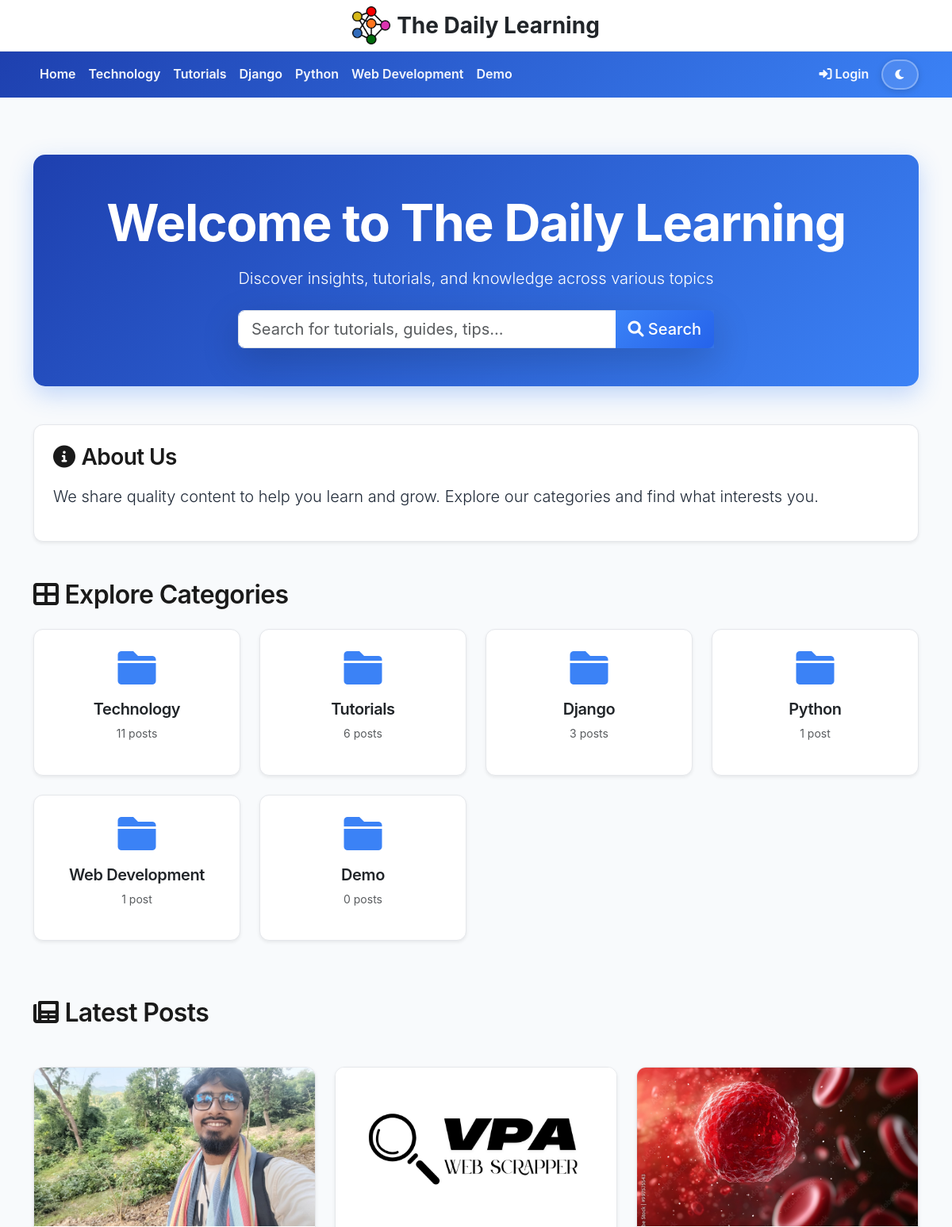
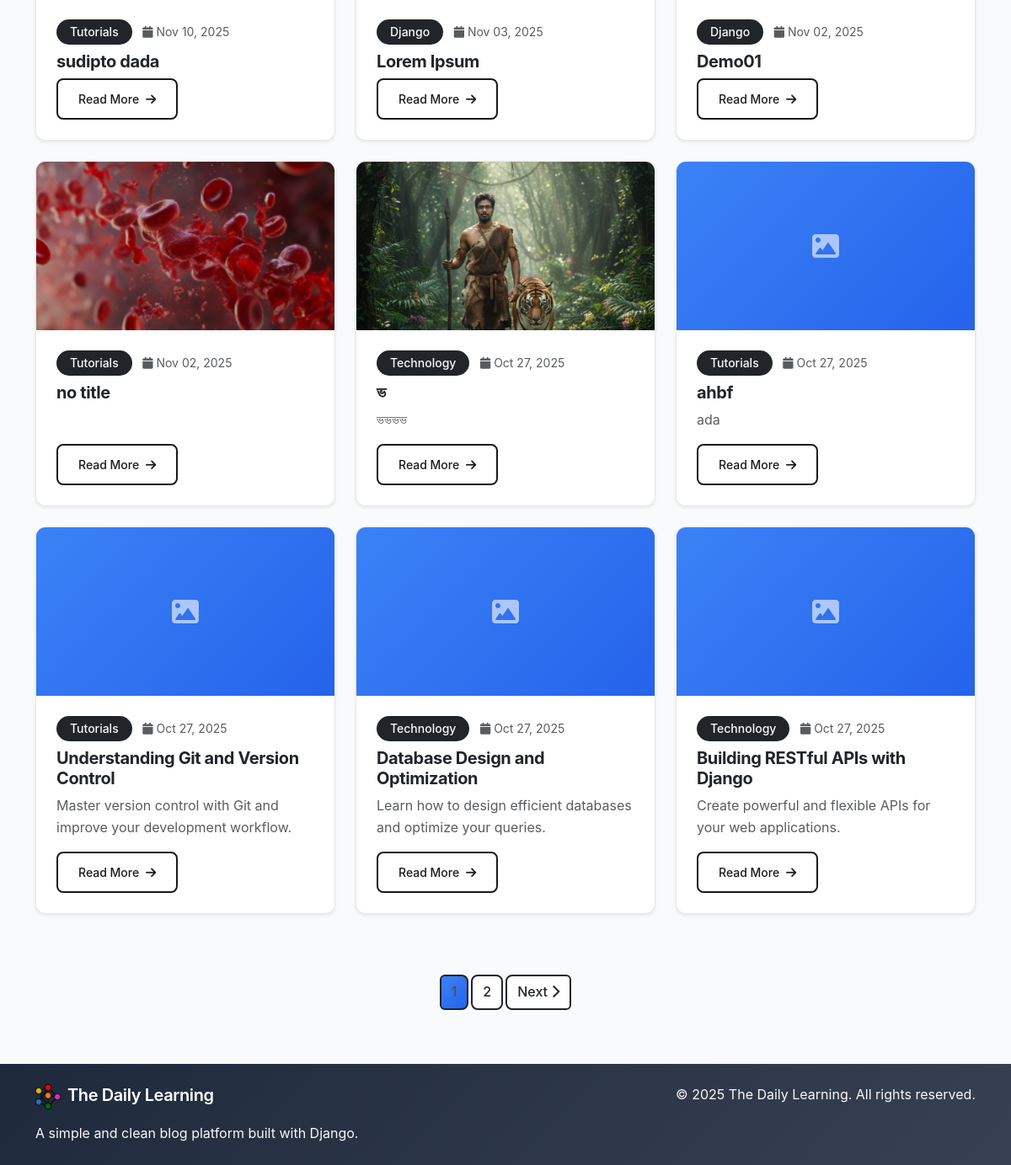
The page / on the database its author committed (2 pictures, top to bottom).
### blog/models.py (models this page shows, shortened)
class Category(models.Model):
    name = models.CharField(max_length=100)
    slug = models.SlugField(unique=True)
    description = models.TextField(blank=True)
    created_at = models.DateTimeField(auto_now_add=True)
    class Meta:
        verbose_name_plural = "Categories"

class HomePageContent(models.Model):
    hero_title = models.CharField(max_length=200, default="Welcome to The Daily Learning")
    hero_subtitle = models.TextField(max_length=500, default="Discover insights, tutorials, and knowledge across various topics")
    about_section = models.TextField(default="We share quality content to help you learn and grow. Explore our categories and find what interests you.")
    updated_at = models.DateTimeField(auto_now=True)
    class Meta:
        verbose_name = "Homepage Content"
        verbose_name_plural = "Homepage Content"
    @classmethod
    def get_content(cls):
        obj, created = cls.objects.get_or_create(pk=1)
        return obj

class Post(models.Model):
    STATUS_CHOICES = [
        ('draft', 'Draft'),
        ('published', 'Published'),
    ]
    title = models.CharField(max_length=200)
    slug = models.SlugField(unique=True)
    author = models.ForeignKey(User, on_delete=models.CASCADE)
    category = models.ForeignKey(Category, on_delete=models.CASCADE, related_name='posts')
    content = models.TextField(help_text="You can add images, videos, and YouTube links here")
    excerpt = models.TextField(max_length=500, blank=True, help_text="Brief description of the post")
    featured_image = models.ImageField(upload_to='blog_images/', blank=True, null=True)
    youtube_url = models.CharField(max_length=200, blank=True, help_text="YouTube URL (e.g., https://www.youtube.com/watch?v=VIDEO_ID)")
    video_file = models.FileField(upload_to='blog_videos/', blank=True, null=True, help_text="Upload video file")
    status = models.CharField(max_length=10, choices=STATUS_CHOICES, default='draft')
    created_at = models.DateTimeField(auto_now_add=True)
    updated_at = models.DateTimeField(auto_now=True)
    published_at = models.DateTimeField(null=True, blank=True)
    class Meta:
        ordering = ['-created_at']

### blog/views.py (the view)
# urls.py: path('', views.post_list, name='post_list'),
def post_list(request):
    homepage_content = HomePageContent.get_content()
    categories = Category.objects.all()
    search_query = request.GET.get('search', '')
    if search_query:
        posts = Post.objects.filter(
            Q(title__icontains=search_query) |
            Q(content__icontains=search_query) |
            Q(excerpt__icontains=search_query),
            status='published'
        ).select_related('author', 'category')
    else:
        posts = Post.objects.filter(status='published').select_related('author', 'category')
    recent_posts = Post.objects.filter(status='published').select_related('author', 'category')[:6]
    paginator = Paginator(posts, 9)
    page_number = request.GET.get('page')
    posts = paginator.get_page(page_number)
    context = {
        'homepage_content': homepage_content,
        'posts': posts,
        'recent_posts': recent_posts,
        'categories': categories,
        'search_query': search_query,
    }
    return render(request, 'blog/post_list.html', context)

### templates/blog/post_list.html (shortened to what this page needs)
{% extends 'blog/base.html' %}
{% block content %}
<div class="hero-section mb-5 p-5 text-center" style="background: linear-gradient(135deg, #1e40af 0%, #3b82f6 100%); border-radius: 15px; box-shadow: 0 10px 30px rgba(59, 130, 246, 0.3);">
    <h1 class="display-3 fw-bold text-white mb-3">{{ homepage_content.hero_title }}</h1>
    <p class="lead text-white mb-4">{{ homepage_content.hero_subtitle }}</p>
    <form method="get" action="{% url 'post_list' %}" class="mx-auto" style="max-width: 600px;">
        <div class="input-group input-group-lg shadow-lg">
            <input type="text" name="search" class="form-control" placeholder="Search for tutorials, guides, tips..." value="{{ search_query }}" aria-label="Search">
            <button class="btn btn-dark" type="submit">
                <i class="fas fa-search"></i> Search
            </button>
        </div>
    </form>
</div>
<div class="row mb-5">
    <div class="col-12">
        <div class="card border-0 shadow-sm">
            <div class="card-body p-4">
                <h3 class="mb-3"><i class="fas fa-info-circle me-2"></i>About Us</h3>
                <p class="lead">{{ homepage_content.about_section }}</p>
            </div>
        </div>
    </div>
</div>
<div class="row mb-5">
    <div class="col-12">
        <h2 class="mb-4"><i class="fas fa-th-large me-2"></i>Explore Categories</h2>
    </div>
    {% for category in categories %}
    <div class="col-md-4 col-lg-3 mb-4">
        <a href="{% url 'category_posts' category.slug %}" class="text-decoration-none">
            <div class="card h-100 border-0 shadow-sm hover-item" style="transition: all 0.3s;">
                <div class="card-body text-center">
                    <i class="fas fa-folder fa-3x mb-3" style="color: #3b82f6;"></i>
                    <h5 class="card-title text-dark">{{ category.name }}</h5>
                    <p class="text-muted small">{{ category.posts.count }} post{{ category.posts.count|pluralize }}</p>
                </div>
            </div>
        </a>
    </div>
    {% endfor %}
</div>
{% if search_query %}
<div class="row mb-4">
    <div class="col-12">
        <h2 class="mb-4">
            <i class="fas fa-search me-2"></i>Search Results for "{{ search_query }}"
            <small class="text-muted">({{ posts.paginator.count }} result{{ posts.paginator.count|pluralize }})</small>
        </h2>
    </div>
</div>
{% else %}
<div class="row mb-4">
    <div class="col-12">
        <h2 class="mb-4"><i class="fas fa-newspaper me-2"></i>Latest Posts</h2>
    </div>
</div>
{% endif %}
<div class="row">
    <div class="col-12">
        {% if posts %}
            <div class="row">
                {% for post in posts %}
                <div class="col-md-6 col-lg-4 mb-4 fade-in-up delay-{% cycle '1' '2' '3' '4' '5' '6' %}">
                    <div class="card h-100 shadow-sm border-0">
                        {% if post.featured_image %}
                        <img src="{{ post.featured_image.url }}" class="card-img-top" alt="{{ post.title }}" style="height: 200px; object-fit: cover;">
                        {% else %}
                        <div class="image-placeholder" style="height: 200px;">
                            <i class="fas fa-image fa-2x"></i>
                        </div>
                        {% endif %}
                        <div class="card-body d-flex flex-column">
                            <div class="mb-2">
                                <span class="badge bg-dark text-light">{{ post.category.name }}</span>
                                <small class="text-muted ms-2">
                                    <i class="fas fa-calendar me-1"></i>{{ post.created_at|date:"M d, Y" }}
                                </small>
                            </div>
                            <h5 class="card-title fw-bold">
                                {% if post.slug %}
                                <a href="{% url 'post_detail' post.slug %}" class="text-dark text-decoration-none">
                                    {{ post.title }}
                                </a>
                                {% else %}
                                <span class="text-dark">{{ post.title }}</span>
                                {% endif %}
                            </h5>
                            {% if post.excerpt %}
                            <p class="card-text text-muted flex-grow-1">{{ post.excerpt|truncatewords:20 }}</p>
                            {% endif %}
                            <div class="mt-auto">
                                {% if post.slug %}
                                <a href="{% url 'post_detail' post.slug %}" class="btn btn-outline-dark btn-sm">
                                    Read More <i class="fas fa-arrow-right ms-1"></i>
                                </a>
                                {% else %}
                                <button class="btn btn-outline-dark btn-sm" disabled>Read More</button>
                                {% endif %}
                            </div>
                        </div>
                    </div>
                </div>
                {% endfor %}
            </div>
            {% if posts.has_other_pages %}
            <nav aria-label="Page navigation" class="mt-5">
                <ul class="pagination justify-content-center">
                    {% for num in posts.paginator.page_range %}
                        {% if posts.number == num %}
                        <li class="page-item active">
                            <span class="page-link bg-dark border-dark">{{ num }}</span>
                        </li>
                        {% elif num > posts.number|add:'-3' and num < posts.number|add:'3' %}
                        <li class="page-item">
                            <a class="page-link text-dark border-dark" href="?page={{ num }}">{{ num }}</a>
                        </li>
                        {% endif %}
                    {% endfor %}
                    {% if posts.has_next %}
                    <li class="page-item">
                        <a class="page-link text-dark border-dark" href="?page={{ posts.next_page_number }}">
                            Next <i class="fas fa-chevron-right"></i>
                        </a>
                    </li>
                    {% endif %}
                </ul>
            </nav>
            {% endif %}
        {% else %}
            <div class="text-center py-5">
                <i class="fas fa-newspaper fa-4x text-muted mb-3"></i>
                <h3 class="text-muted">No posts available</h3>
                <p class="text-muted">Check back later for new content!</p>
            </div>
        {% endif %}
    </div>
</div>
{% endblock %}

### templates/blog/base.html (shortened to what this page needs)
<!DOCTYPE html>
<html lang="en">
<head>
    <link href="https://cdn.jsdelivr.net/npm/bootstrap@5.3.0/dist/css/bootstrap.min.css" rel="stylesheet">
    <link rel="stylesheet" href="{% load static %}{% static 'css/style.css' %}">
    <link rel="stylesheet" href="https://cdnjs.cloudflare.com/ajax/libs/font-awesome/6.0.0/css/all.min.css">
</head>
<body>
    <div class="w-100 py-2 bg-white border-bottom shadow-sm top-header">
        <div class="container d-flex flex-column align-items-center justify-content-center">
            <a class="d-flex align-items-center text-decoration-none" href="{% url 'post_list' %}">
                <img src="{% load static %}{% get_media_prefix %}Logo/site_logo.png" alt="The Daily Learning" height="48" class="me-2">
                <span class="fs-3 fw-bold text-dark">The Daily Learning</span>
            </a>
        </div>
    </div>
    <nav class="navbar navbar-expand-lg navbar-dark position-sticky top-0 z-2">
        <div class="container">
            <div class="d-flex w-100 justify-content-between align-items-center">
                <div class="d-flex align-items-center">
                    <div class="collapse navbar-collapse show" id="navbarNav">
                        <ul class="navbar-nav me-auto mb-2 mb-lg-0">
                            <li class="nav-item">
                                <a class="nav-link" href="{% url 'post_list' %}">Home</a>
                            </li>
                            {% for category in categories %}
                            <li class="nav-item">
                                <a class="nav-link" href="{% url 'category_posts' category.slug %}">{{ category.name }}</a>
                            </li>
                            {% endfor %}
                        </ul>
                    </div>
                </div>
                <ul class="navbar-nav ms-auto mb-2 mb-lg-0 align-items-center">
                    {% if user.is_authenticated %}
                        {% if user.is_superuser %}
                        <li class="nav-item">
                            <a class="nav-link" href="{% url 'admin_dashboard' %}">
                                <i class="fas fa-tachometer-alt me-1"></i>Dashboard
                            </a>
                        </li>
                        {% endif %}
                        <li class="nav-item">
                            <a class="nav-link" href="{% url 'custom_logout' %}">
                                <i class="fas fa-sign-out-alt me-1"></i>Logout
                            </a>
                        </li>
                    {% else %}
                        <li class="nav-item">
                            <a class="nav-link" href="{% url 'custom_login' %}">
                                <i class="fas fa-sign-in-alt me-1"></i>Login
                            </a>
                        </li>
                    {% endif %}
                    <li class="nav-item ms-2">
                        <button class="theme-toggle btn btn-sm" id="themeToggle" onclick="toggleTheme()">
                            <i class="fas fa-moon" id="themeIcon"></i>
                        </button>
                    </li>
                </ul>
            </div>
        </div>
    </nav>
    <main class="container my-3 mt-5 pt-4">
        {% block content %}
        {% endblock %}
    </main>
    <footer class="footer-gradient text-light py-4 mt-5">
        <div class="container">
            <div class="row">
                <div class="col-md-6">
                    <h5><img src="{% load static %}{% get_media_prefix %}Logo/site_logo.png" alt="The Daily Learning" height="30" class="me-2">The Daily Learning</h5>
                    <p class="mb-0">A simple and clean blog platform built with Django.</p>
                </div>
                <div class="col-md-6 text-md-end">
                    <p class="mb-0">&copy; {% now "Y" %} The Daily Learning. All rights reserved.</p>
                </div>
            </div>
        </div>
    </footer>
</body>
</html>

### rows shown on the page
Category: name "Technology", posts.count "11"
Category: name "Tutorials", posts.count "6"
Category: name "Django", posts.count "3"
Category: name "Python", posts.count "1"
Category: name "Web Development", posts.count "1"
Category: name "Demo", posts.count "0"
HomePageContent: hero_title "Welcome to The Daily Learning", hero_subtitle "Discover insights, tutorials, and knowledge across various topics", about_section "We share quality content to help you learn and grow. Explore our categories and find what interests you."
Post: featured_image (picture), category.name "Tutorials", created_at "Nov 10, 2025", title "sudipto dada", slug "Read More"
Post: featured_image (picture), category.name "Django", created_at "Nov 03, 2025", title "Lorem Ipsum", slug "Read More"
Post: featured_image (picture), category.name "Django", created_at "Nov 02, 2025", title "Demo01", slug "Read More"
Post: featured_image (picture), category.name "Tutorials", created_at "Nov 02, 2025", title "no title", slug "Read More"
Post: featured_image (picture), category.name "Technology", created_at "Oct 27, 2025", title "ভ", excerpt "ভভভভ", slug "Read More"
Post: category.name "Tutorials", created_at "Oct 27, 2025", title "ahbf", excerpt "ada", slug "Read More"
Post: category.name "Tutorials", created_at "Oct 27, 2025", title "Understanding Git and Version Control", excerpt "Master version control with Git and improve your development workflow.", shows "Read More"
Post: category.name "Technology", created_at "Oct 27, 2025", title "Database Design and Optimization", excerpt "Learn how to design efficient databases and optimize your queries.", shows "Read More"
Post: category.name "Technology", created_at "Oct 27, 2025", title "Building RESTful APIs with Django", excerpt "Create powerful and flexible APIs for your web applications.", shows "Read More"

### other values the page prints
{{ num }} "1"
{{ num }} "2"
